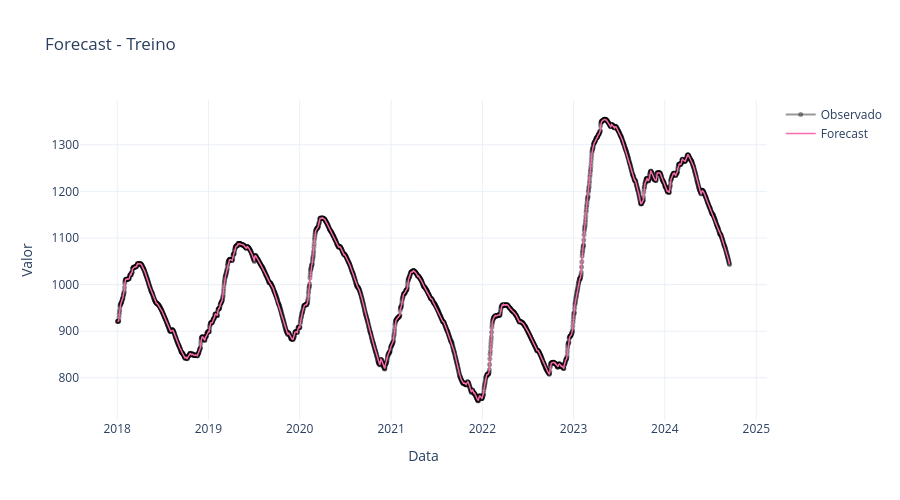
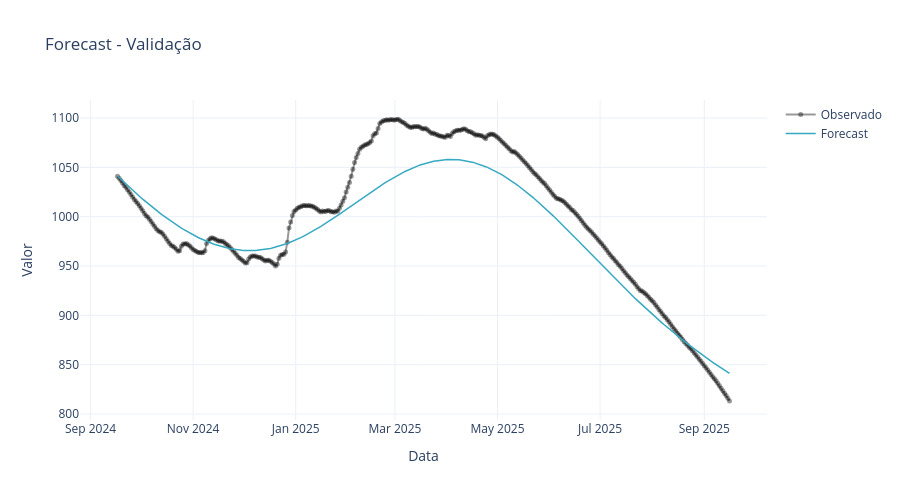

Here is the notebook cell these charts were saved with, in order:
### Markdown cell above
### Sem vazão jusante

### Code cell
dummy = DummyRegressor(strategy="constant", constant=0)
model = ModeloPrevisaoVolume(LinearRegression(fit_intercept=False), dummy, lags=1, estrategia_recursiva=True)

model.fit_vazao_natural(X_vn_train_rec, y_vn_train_rec)
#model.fit_vazao_jusante(X_vj_train_rec, y_vj_train_rec)
model.calculate_lags(X_vn_valid_rec)
model.fit(X_vol_train_rec, y_vol_train_rec)

X_vn_train_rec_drop = X_vn_train_rec.drop(pd.Timestamp("2018-01-01"))
y_fit = model.predict(X_vn_train_rec_drop)
y_pred = model.predict(X_vn_valid_rec)

metric = calculate_metrics(
  y_vol_rec.loc[y_fit.index],
  y_vol_rec.loc[y_pred.index],
  y_fit.squeeze(),
  y_pred.squeeze()
)
display(metric)

fig1 = plot_plotly(
  y_vol_rec.loc[y_fit.index],
  y_fit,
  title="Forecast - Treino",
  showlegend=True
)

fig2 = plot_plotly(
  y_vol_rec.loc[y_pred.index],
  y_pred,
  title="Forecast - Validação",
  showlegend=True
)

### Figure 1 — Plotly figure (JSON) as saved in the notebook; plotly's stock layout.template omitted (floating-point values rounded to 4 significant figures; data arrays with more than 128 entries replaced by an {"elided": "..."} marker saying what was removed)
{"data": [{"line": {"color": "rgba(0, 0, 0, 0.4)", "width": 2}, "marker": {"size": 5}, "mode": "markers+lines", "name": "Observado", "type": "scatter", "x": {"elided": "2450 str values"}, "y": {"elided": "2450 float values"}}, {"line": {"color": "rgb(246, 107, 171)", "width": 1.5}, "mode": "lines", "name": "Forecast", "type": "scatter", "x": {"elided": "2450 str values"}, "y": {"elided": "2450 float values"}}], "layout": {"height": 500, "hovermode": false, "showlegend": true, "title": {"text": "Forecast - Treino"}, "xaxis": {"title": {"text": "Data"}}, "yaxis": {"title": {"text": "Valor"}}}}

### Figure 2 — Plotly figure (JSON) as saved in the notebook; plotly's stock layout.template omitted (floating-point values rounded to 4 significant figures; data arrays with more than 128 entries replaced by an {"elided": "..."} marker saying what was removed)
{"data": [{"line": {"color": "rgba(0, 0, 0, 0.4)", "width": 2}, "marker": {"size": 5}, "mode": "markers+lines", "name": "Observado", "type": "scatter", "x": {"elided": "365 str values"}, "y": {"elided": "365 float values"}}, {"line": {"color": "rgb(55, 169, 194)", "width": 1.5}, "mode": "lines", "name": "Forecast", "type": "scatter", "x": {"elided": "365 str values"}, "y": {"elided": "365 float values"}}], "layout": {"height": 500, "hovermode": false, "showlegend": true, "title": {"text": "Forecast - Validação"}, "xaxis": {"title": {"text": "Data"}}, "yaxis": {"title": {"text": "Valor"}}}}
